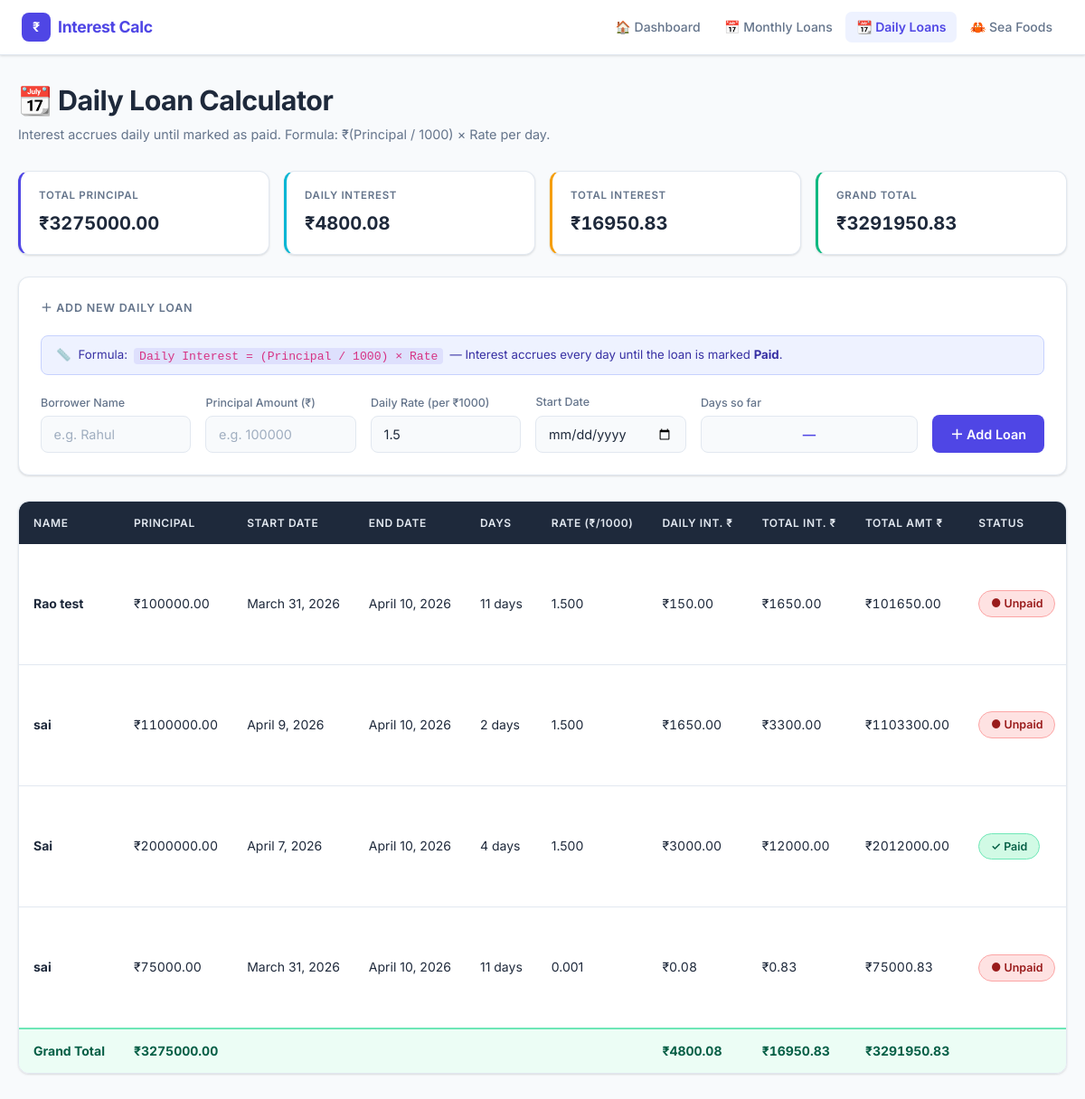
/daily-loan-calculator/, run on the app's committed database.
### interest_app/models.py (models this page shows, shortened)
class DailyLoan(models.Model):
    name = models.CharField(max_length=100)
    amount = models.DecimalField(max_digits=12, decimal_places=2)
    daily_interest_rate = models.DecimalField(max_digits=7, decimal_places=3, default=Decimal('1.5'))
    start_date = models.DateField(default=timezone.now)
    is_paid = models.BooleanField(default=False)
    paid_date = models.DateField(null=True, blank=True)
    created_at = models.DateField(default=timezone.now)
    @property
    def effective_end_date(self):
        if self.is_paid and self.paid_date:
            return self.paid_date
        return date.today()
    @property
    def number_of_days(self):
        delta = self.effective_end_date - self.start_date
        return max(delta.days + 1, 1)
    def daily_interest_amount(self):
        return (self.amount / Decimal('1000')) * self.daily_interest_rate
    def total_interest(self):
        return self.daily_interest_amount() * Decimal(self.number_of_days)
    def total_amount(self):
        return self.amount + self.total_interest()
    def day_rows(self):
        rows = []
        daily = self.daily_interest_amount()
        running_interest = Decimal('0')
        for day in range(1, self.number_of_days + 1):
            current_date = self.start_date + timedelta(days=day - 1)
            running_interest += daily
            rows.append({
                'day': day,
                'date': current_date,
                'principal': self.amount,
                'daily_interest': daily,
                'total_interest': running_interest,
                'total_amount': self.amount + running_interest,
            })
        return rows

### interest_app/views.py (the view)
# urls.py: path('daily-loan-calculator/', views.daily_loan_calculator, name='daily_loan_calculator'),
def daily_loan_calculator(request):
    return render(request, 'interest_app/daily_loan_calculator.html', _daily_calc_context())

### interest_app/views.py (called while the page is built)
def _daily_calc_context(loans=None, edit_loan=None):
    if loans is None:
        loans = DailyLoan.objects.all()
    total_principal = Decimal('0')
    total_daily_interest = Decimal('0')
    total_interest = Decimal('0')
    for loan in loans:
        total_principal += loan.amount
        total_daily_interest += loan.daily_interest_amount()
        total_interest += loan.total_interest()
    ctx = {
        'loans': loans,
        'total_principal': total_principal,
        'total_daily_interest': total_daily_interest,
        'total_interest': total_interest,
        'grand_total': total_principal + total_interest,
    }
    if edit_loan:
        ctx['edit_loan'] = edit_loan
    return ctx

### interest_app/templates/interest_app/daily_loan_calculator.html (shortened to what this page needs)
{% extends "interest_app/base.html" %}
{% block active_daily %}active{% endblock %}
{% block content %}
<div class="page-wrapper">
    <div class="page-header">
        <h1>&#128198; Daily Loan Calculator</h1>
        <p>Interest accrues daily until marked as paid. Formula: &#8377;(Principal / 1000) &times; Rate per day.</p>
    </div>
    {% if loans %}
    <div class="summary-grid">
        <div class="summary-card accent-primary">
            <div class="sc-label">Total Principal</div>
            <div class="sc-value amount">&#8377;{{ total_principal|floatformat:2 }}</div>
        </div>
        <div class="summary-card accent-accent">
            <div class="sc-label">Daily Interest</div>
            <div class="sc-value amount">&#8377;{{ total_daily_interest|floatformat:2 }}</div>
        </div>
        <div class="summary-card accent-warning">
            <div class="sc-label">Total Interest</div>
            <div class="sc-value amount">&#8377;{{ total_interest|floatformat:2 }}</div>
        </div>
        <div class="summary-card accent-success">
            <div class="sc-label">Grand Total</div>
            <div class="sc-value amount">&#8377;{{ grand_total|floatformat:2 }}</div>
        </div>
    </div>
    {% endif %}
    <div class="card-clean">
        <div class="card-title">
            {% if edit_loan %}&#9999;&#65039; Edit Daily Loan{% else %}&#65291; Add New Daily Loan{% endif %}
        </div>
        <div class="formula-hint">
            <span>&#128207;</span>
            <span>Formula:&nbsp;
                <code>Daily Interest = (Principal / 1000) &times; Rate</code>
                &nbsp;&mdash;&nbsp;Interest accrues every day until the loan is marked <strong>Paid</strong>.
            </span>
        </div>
        <form method="post" action="{% if edit_loan %}{% url 'edit_daily_loan' edit_loan.id %}{% else %}{% url 'add_daily_loan' %}{% endif %}">
            <div class="row g-3 align-items-end">
                <div class="col-12 col-sm-6 col-lg">
                    <label class="form-label-sm">Borrower Name</label>
                    <input type="text" name="name" class="form-control"
                           value="{{ edit_loan.name|default:'' }}" placeholder="e.g. Rahul" required>
                </div>
                <div class="col-12 col-sm-6 col-lg">
                    <label class="form-label-sm">Principal Amount (&#8377;)</label>
                    <input type="number" step="0.01" min="0.01" name="amount" class="form-control"
                           value="{{ edit_loan.amount|default:'' }}" placeholder="e.g. 100000" required>
                </div>
                <div class="col-12 col-sm-6 col-lg">
                    <label class="form-label-sm">Daily Rate (per &#8377;1000)</label>
                    <input type="number" step="0.001" min="0.001" name="daily_interest_rate"
                           value="{{ edit_loan.daily_interest_rate|default:'1.5' }}"
                           class="form-control" placeholder="e.g. 1.5">
                </div>
                <div class="col-12 col-sm-6 col-lg">
                    <label class="form-label-sm">Start Date</label>
                    <input type="date" id="id_start_date" name="start_date" class="form-control"
                           value="{{ edit_loan.start_date|date:'Y-m-d' }}" required>
                </div>
                <div class="col-12 col-sm-6 col-lg-auto">
                    <label class="form-label-sm">Days so far</label>
                    <input type="text" id="days_display" class="form-control" readonly
                           style="font-weight:600;color:var(--primary);text-align:center;min-width:90px;
                                  cursor:default;background:var(--bg);" value="&mdash;">
                </div>
                <div class="col-12 col-sm-auto d-flex gap-2">
                    {% if edit_loan %}
                    <button type="submit" class="btn-warning-custom">&#10004; Update</button>
                    <a href="{% url 'daily_loan_calculator' %}" class="btn-secondary-custom">&#10005; Cancel</a>
                    {% else %}
                    <button type="submit" class="btn-primary-custom">&#65291; Add Loan</button>
                    {% endif %}
                </div>
            </div>
        </form>
    </div>
    {% if loans %}
    <div class="table-wrapper">
        <table class="data-table">
            <thead>
                <tr>
                    <th>Name</th>
                    <th>Principal</th>
                    <th>Start Date</th>
                    <th>End Date</th>
                    <th>Days</th>
                    <th>Rate (&#8377;/1000)</th>
                    <th>Daily Int. &#8377;</th>
                    <th>Total Int. &#8377;</th>
                    <th>Total Amt &#8377;</th>
                    <th>Status</th>
                </tr>
            </thead>
            <tbody>
                {% for loan in loans %}
                <tr>
                    <td><strong>{{ loan.name }}</strong></td>
                    <td class="amount">&#8377;{{ loan.amount }}</td>
                    <td>{{ loan.start_date }}</td>
                    <td>{{ loan.effective_end_date }}</td>
                    <td>{{ loan.number_of_days }} day{{ loan.number_of_days|pluralize }}</td>
                    <td>{{ loan.daily_interest_rate }}</td>
                    <td class="amount">&#8377;{{ loan.daily_interest_amount|floatformat:2 }}</td>
                    <td class="amount">&#8377;{{ loan.total_interest|floatformat:2 }}</td>
                    <td class="amount">&#8377;{{ loan.total_amount|floatformat:2 }}</td>
                    <td>
                        <form method="post" action="{% url 'toggle_daily_loan_paid' loan.id %}" style="display:inline;">
                            <button type="submit" class="{% if loan.is_paid %}toggle-paid{% else %}toggle-unpaid{% endif %}">
                                {% if loan.is_paid %}&#10003; Paid{% else %}&#9679; Unpaid{% endif %}
                            </button>
                        </form>
                    </td>
                </tr>
                {% endfor %}
                <tr class="total-row">
                    <td>Grand Total</td>
                    <td class="amount">&#8377;{{ total_principal|floatformat:2 }}</td>
                    <td></td><td></td><td></td><td></td>
                    <td class="amount">&#8377;{{ total_daily_interest|floatformat:2 }}</td>
                    <td class="amount">&#8377;{{ total_interest|floatformat:2 }}</td>
                    <td class="amount">&#8377;{{ grand_total|floatformat:2 }}</td>
                    <td></td><td></td>
                </tr>
            </tbody>
        </table>
    </div>
    {% else %}
    <div class="empty-state">
        <div class="empty-icon">&#128203;</div>
        <p>No daily loans recorded yet. Add your first loan using the form above.</p>
    </div>
    {% endif %}
</div>
{% endblock %}

### data on the page
DailyLoan: name "Rao test", amount "100000.00", start_date "March 31, 2026", effective_end_date "April 10, 2026", number_of_days "11", daily_interest_rate "1.500", daily_interest_amount "150.00", total_interest "1650.00", total_amount "101650.00", shows "● Unpaid"
DailyLoan: name "sai", amount "1100000.00", start_date "April 9, 2026", effective_end_date "April 10, 2026", number_of_days "2", daily_interest_rate "1.500", daily_interest_amount "1650.00", total_interest "3300.00", total_amount "1103300.00", shows "● Unpaid"
DailyLoan: name "Sai", amount "2000000.00", start_date "April 7, 2026", effective_end_date "April 10, 2026", number_of_days "4", daily_interest_rate "1.500", daily_interest_amount "3000.00", total_interest "12000.00", total_amount "2012000.00", shows "✓ Paid"
DailyLoan: name "sai", amount "75000.00", start_date "March 31, 2026", effective_end_date "April 10, 2026", number_of_days "11", daily_interest_rate "0.001", daily_interest_amount "0.08", total_interest "0.83", total_amount "75000.83", shows "● Unpaid"

### other printed values
{{ total_principal|floatformat:2 }} "3275000.00"
{{ total_daily_interest|floatformat:2 }} "4800.08"
{{ total_interest|floatformat:2 }} "16950.83"
{{ grand_total|floatformat:2 }} "3291950.83"
